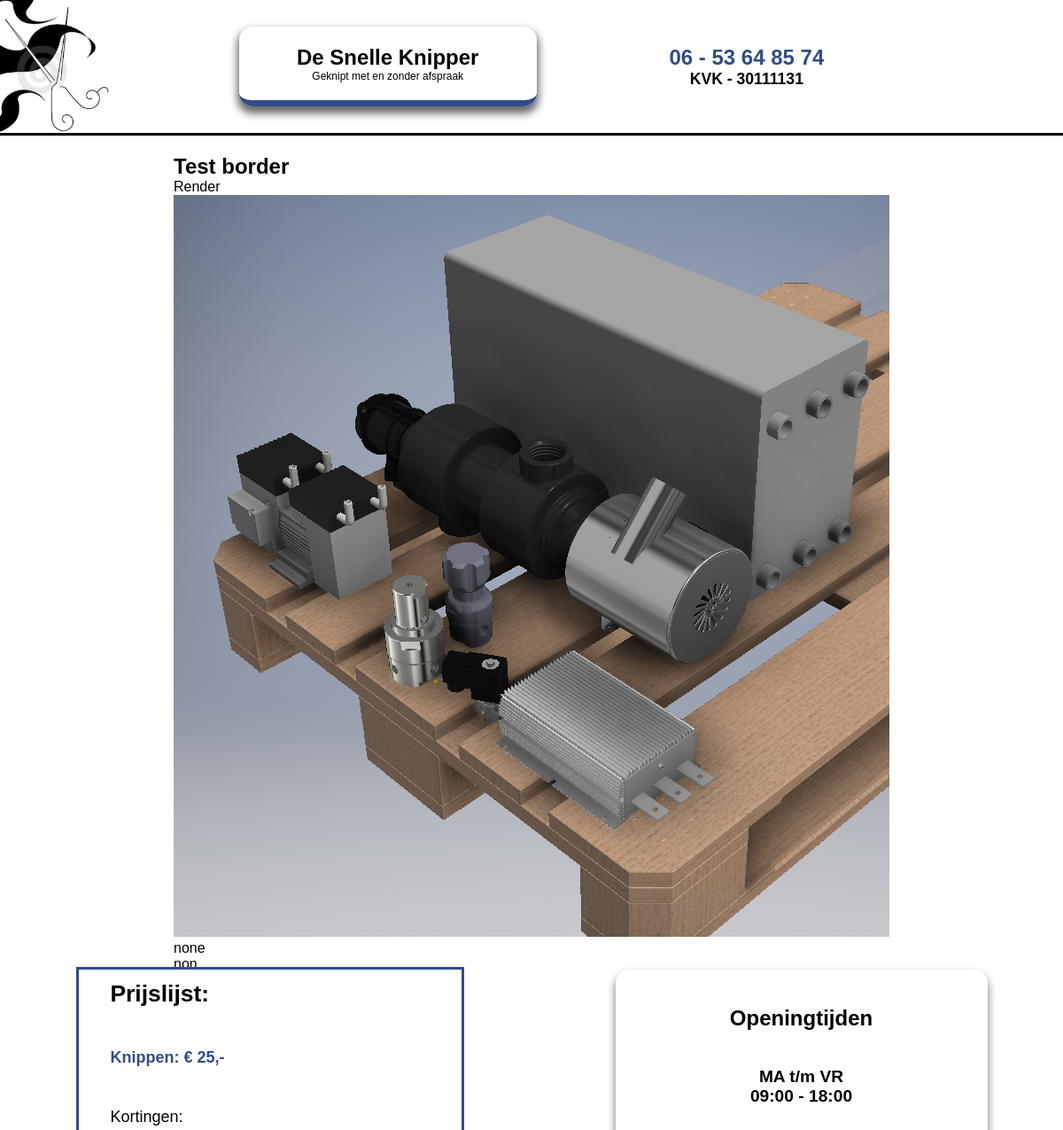
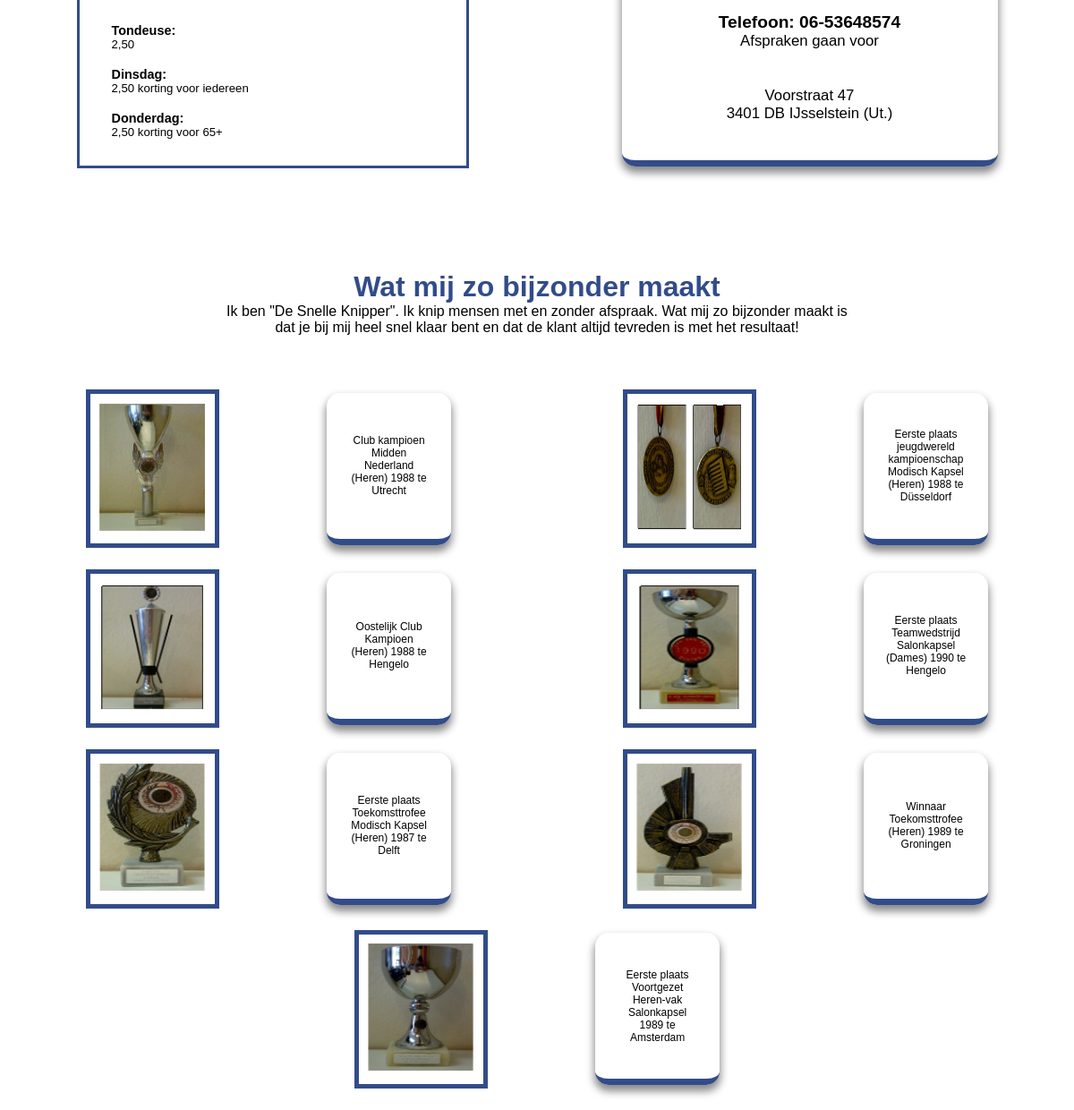
/, run on an earlier commit of the app's database (2 pictures, top to bottom).
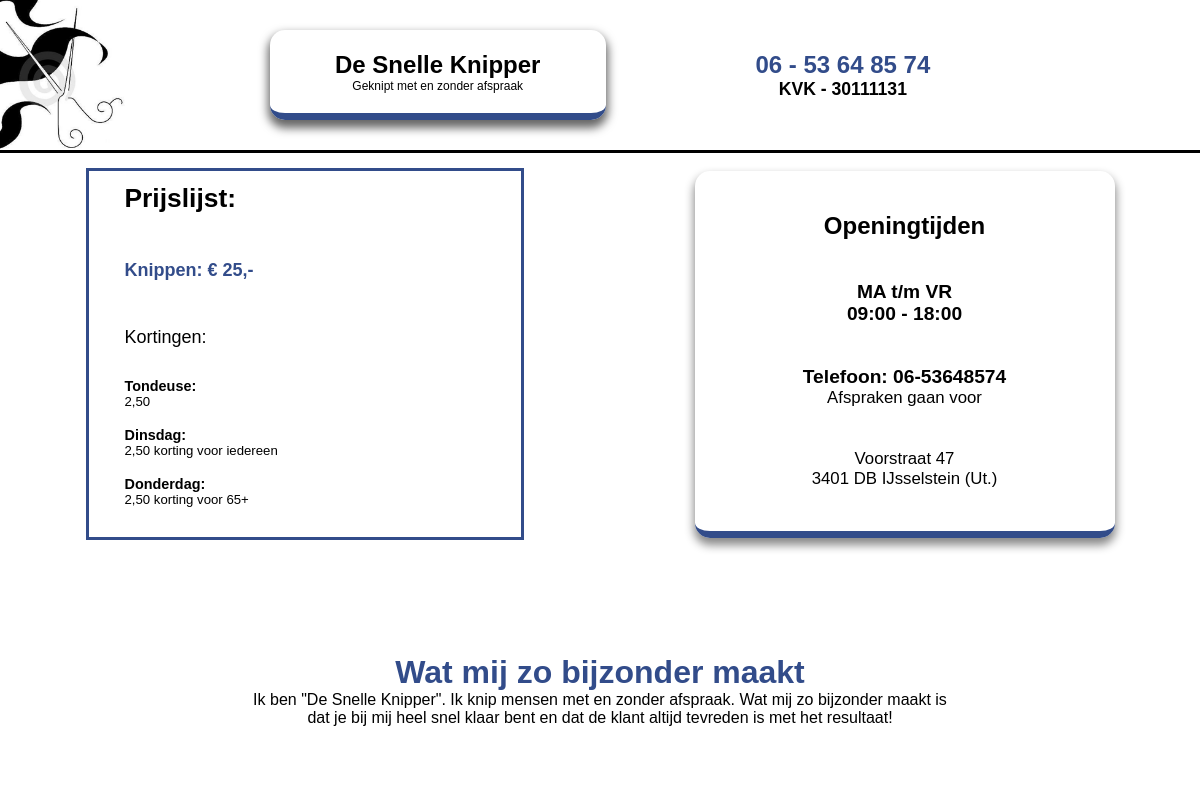
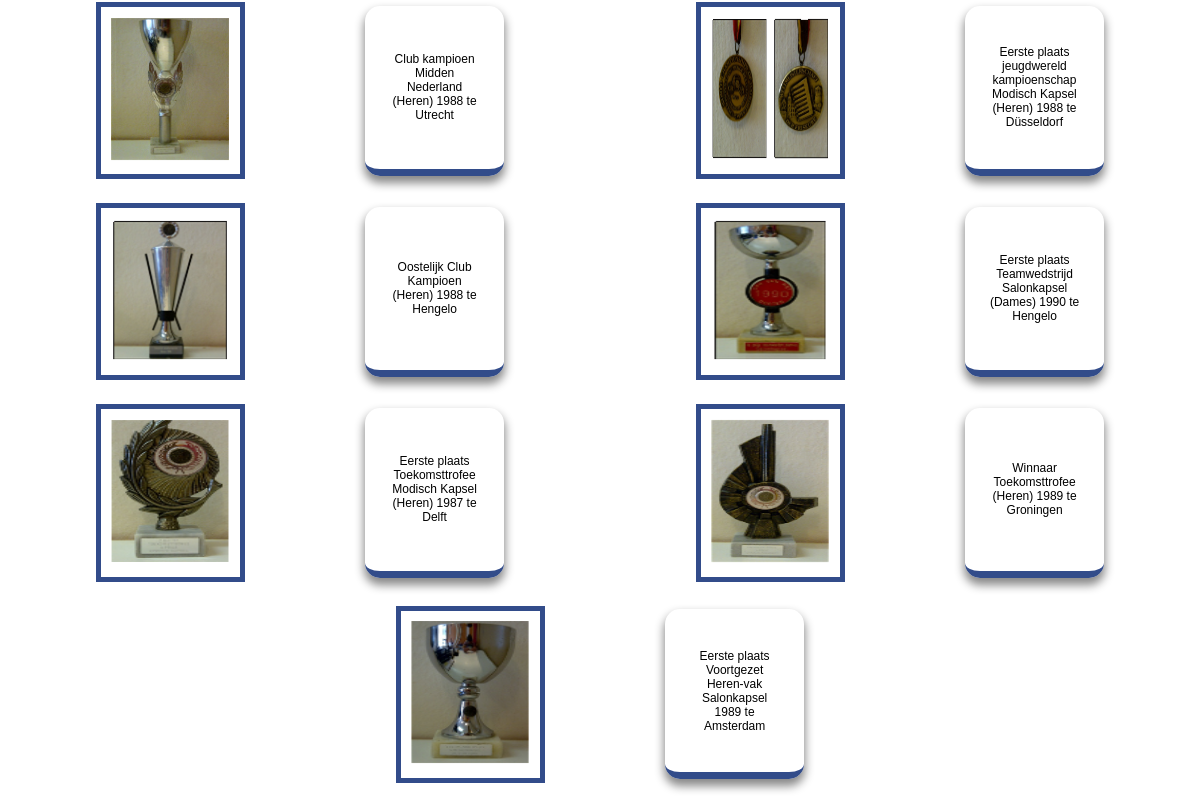
And on a later commit of the database (2 pictures, top to bottom).
### Sitemanager/models.py (models this page shows, shortened)
class newsBlocks(models.Model):
    styleChoises = {
        ('Rood', 'Rood'),
        ('Groen', 'Groen'),
        ('Blauw', 'Blauw'),
        ('Geen', 'Geen'),
    }
    title = models.CharField(max_length=30)
    img = models.ImageField(upload_to="newsImages", default='none.png', null=True, blank=True)
    borderSelect = models.CharField(max_length=255, choices=styleChoises)
    alinea1 = models.TextField(max_length=150)
    alinea2 = models.TextField(max_length=150)
    alinea3 = models.TextField(max_length=150)
    class Meta:
        verbose_name_plural = "Niews blokken"

class mainPrice(models.Model):
    snipPrice = models.CharField(max_length=30)
    class Meta:
        verbose_name_plural = "Hoofdprijs gewone knipbeurt"

class salePrices(models.Model):
    saleName = models.CharField(max_length=30)
    salePrice = models.CharField(max_length=30)
    class Meta:
        verbose_name_plural = "Korting namen en prijzen"

### Frontend/views.py (the view)
# urls.py: path('', views.homeView, name="home"),
def homeView(request):
    knippie = mainPrice.objects.last()
    kortie = salePrices.objects.all()
    news = newsBlocks.objects.all()
    data = {
        'page': 'home.html',
        'mainPrice': knippie,
        'kortingen': kortie,
        'news': news,
    }
    return render(request, 'index.html', data)

### Templates/index.html (shortened to what this page needs)
{% load static %}
<!DOCTYPE html>
<html lang="en">
<head>
    <link rel="stylesheet" href="{% static 'CSS/index.css' %}">
</head>
<body>
    <header>
        <img src="{% static 'IMG/CornerLogo.png' %}" alt="CornerLogo">
        <div class="title">
            <h1>De Snelle Knipper</h1>
            <h3>Geknipt met en zonder afspraak</h3>
        </div>
        <div class="headInfo">
            <h2>06 - 53 64 85 74</h2>
            <p>KVK - 30111131</p>
        </div>
        <div class="blackline"></div>
    </header>
    {% include page %}
</body>
</html>

### Templates/home.html (shortened to what this page needs)
{% load static %}
<head>
    <link rel="stylesheet" href="{% static 'CSS/home.css' %}">
</head>
<main>
    <div class="newsRow">
        {% for item in news %}
            <div class="newsItem">
                <div class="title">
                    <h2>{{ item.title }}</h2>
                </div>
                <div class="alinea1">
                    <p>{{ item.alinea1 }}</p>
                </div>
                {% if not item.img == 'none.png' %}
                    <div class="image">
                        <img src="/media/{{ item.img }}" alt="newsIMG">
                    </div>
                {% endif %}
                <div class="alinea2">
                    <p>{{ item.alinea2 }}</p>
                </div>
                <div class="alinea3">
                    <p>{{ item.alinea3 }}</p>
                </div>
            </div>
        {% endfor %}
    </div>
    <div class="row1">
        <div class="tarievenBlock">
            <h1>Prijslijst:</h1>
            <div class="knipPrijs">
                <h2 style="color: #324c8a;">Knippen: &euro; {{ mainPrice.snipPrice }}</h2>
                <br>
                <br>
                <br>
            </div>
            <h2 style="font-weight: 100;">Kortingen:</h2>
            <div class="kortingen">
                {% for korting in kortingen %}
                <div class="Korting">
                    <h3>{{ korting.saleName }}:</h3>
                    <p>{{ korting.salePrice }}</p>
                    <br>
                </div>
                {% endfor %}
            </div>
        </div>
        <div class="infoBlock">
            <h1>Openingtijden</h1>
            <div class="openingstijden">
                <h2>MA t/m VR</h2>
                <h2>09:00 - 18:00</h2>
            </div>
            <div class="toevoeging">
                <h2>Telefoon: 06-53648574</h2>
                <p>Afspraken gaan voor</p>
            </div>
            <div class="locatie">
                <p>Voorstraat 47</p>
                <p>3401 DB IJsselstein (Ut.)</p>
            </div>
        </div>
    </div>
    <div class="row2">
        <div class="introBox">
            <h1>Wat mij zo bijzonder maakt</h1>
            <p>
                Ik ben "De Snelle Knipper". Ik knip mensen
                met en zonder afspraak. Wat mij zo bijzonder
                maakt is dat je bij mij heel snel klaar bent
                en dat de klant altijd tevreden is met het
                resultaat!
            </p>
        </div>
        <div class="cards">
            <div class="cardBox">
                <div class="card">
                    <div class="box">
                        <img src="{% static 'IMG/ClubKampioenMiddenNederland.png' %}">
                    </div>
                    <div class="float">
                        <h4>Club kampioen Midden Nederland (Heren) 1988 te Utrecht</h4>
                    </div>
                </div>
                <div class="card">
                    <div class="box">
                        <img src="{% static 'IMG/JeugdWerledKammpioenschap.png' %}" style="width: 4.8vw;">
                        <img src="{% static 'IMG/JeugdWereldKampioenschap2.png' %}" style="width: 4.8vw;">
                    </div>
                    <div class="float">
                        <h4>Eerste plaats jeugdwereld kampioenschap Modisch Kapsel (Heren) 1988 te Düsseldorf</h4>
                    </div>
                </div>
            </div>
            <div class="cardBox">
                <div class="card">
                    <div class="box">
                        <img src="{% static 'IMG/OostelijkClubKampioen.png' %}">
                    </div>
                    <div class="float">
                        <h4>Oostelijk Club Kampioen (Heren) 1988 te Hengelo</h4>
                    </div>
                </div>
                <div class="card">
                    <div class="box">
                        <img src="{% static 'IMG/TeamWdstrijdSalonkapsel.png' %}">
                    </div>
                    <div class="float">
                        <h4>Eerste plaats Teamwedstrijd Salonkapsel (Dames) 1990 te Hengelo</h4>
                    </div>
                </div>
            </div>
            <div class="cardBox">
                <div class="card">
                    <div class="box">
                        <img src="{% static 'IMG/ToekomsttrofeeDelft.png' %}">
                    </div>
                    <div class="float">
                        <h4>Eerste plaats Toekomsttrofee Modisch Kapsel (Heren) 1987 te Delft</h4>
                    </div>
                </div>
                <div class="card">
                    <div class="box">
                        <img src="{% static 'IMG/ToekomsttrofeeGroningen.png' %}">
                    </div>
                    <div class="float">
                        <h4>Winnaar Toekomsttrofee (Heren) 1989 te Groningen</h4>
                    </div>
                </div>
            </div>
            <div class="cardBox">
                <div class="card">
                    <div class="box">
                        <img src="{% static 'IMG/VoortgezetHerenVakSalonKapsel.png' %}">
                    </div>
                    <div class="float">
                        <h4>Eerste plaats Voortgezet Heren-vak Salonkapsel 1989 te Amsterdam</h4>
                    </div>
                </div>
            </div>
        </div>
    </div>
</main>

### Static/CSS/index.css (style rules this page uses)
* { margin: 0; padding: 0; font-family: Verdana, Geneva, Tahoma, sans-serif; }
@media (min-width: 800px) { header img { position: absolute; top: 0; left: 0; height: 150px; } }
@media (min-width: 800px) { header { height: 150px; width: 80%; margin-left: 10%; display: flex; align-items: center; justify-content: space-evenly; } }
@media (min-width: 800px) { header h1 { font-size: 2vw; font-weight: 900; } }
@media (min-width: 800px) { header h3 { font-size: 1vw; font-weight: 200; } }
@media (min-width: 800px) { header .title { width: 35%; height: 55%; text-align: center; font-weight: 500; display: flex; align-items: center; justify-content: center; flex-direction: column; border-bottom: solid 7px #324c8a; border-radius: 15px; box-shadow: 0px 6px 10px 2px #666666; } }
@media (min-width: 800px) { .headInfo p { text-align: center; font-size: 110%; font-weight: 600; } }
@media (min-width: 800px) { header h2 { font-size: 150%; color: #324c8a; } }
@media (min-width: 800px) { .blackline { position: absolute; top: 150px; left: 0; height: 24%; height: 3px; width: 100%; background: black; } }

### Static/CSS/home.css (style rules this page uses)
@media (min-width: 800px) { .row1 { height: 30vw; width: 100%; display: flex; align-items: center; justify-content: space-around; margin-bottom: 10vw; } }
@media (min-width: 800px) { .infoBlock { width: 35%; height: 100%; text-align: center; font-weight: 500; display: flex; align-items: center; justify-content: space-evenly; flex-direction: column; border-bottom: solid 7px #324c8a; border-radius: 15px; box-shadow: 0px 6px 10px 1px #888888; } }
@media (min-width: 800px) { .infoBlock h1 { font-size: 2vw; } }
@media (min-width: 800px) { .infoBlock h2 { font-size: 1.6vw; } }
@media (min-width: 800px) { .infoBlock p { font-size: 1.4vw; } }
@media (min-width: 800px) { .tarievenBlock { width: 30%; height: 95%; text-align: left; font-weight: 500; display: flex; align-items: flex-start; justify-content: space-between; flex-direction: column; border: solid 3px #324c8a; padding-left: 3%; padding-right: 3%; padding-top: 1%; padding-bottom: 1%; } }
@media (min-width: 800px) { .tarievenBlock h1 { font-size: 2.2vw; } }
@media (min-width: 800px) { .knipPrijs { display: flex; align-items: center; justify-content: space-between; width: 100%; } }
@media (min-width: 800px) { .tarievenBlock h2 { font-size: 1.5vw; } }
@media (min-width: 800px) { .tarievenBlock h3 { font-size: 1.2vw; } }
@media (min-width: 800px) { .tarievenBlock p { font-size: 1.1vw; } }
@media (min-width: 800px) { .row2 { width: 100%; font-weight: 500; display: flex; align-items: center; justify-content: space-between; flex-direction: column; border-radius: 45px; } }
@media (min-width: 800px) { .introBox { width: 60%; text-align: center; margin-bottom: 5%; } }
@media (min-width: 800px) { .introBox h1 { color: #324c8a; } }
@media (min-width: 800px) { .cards { display: flex; align-items: center; justify-content: space-between; flex-direction: column; width: 100%; } }
@media (min-width: 800px) { .cardBox { width: 100%; display: flex; align-items: center; justify-content: space-evenly; margin-bottom: 2vw; } }
@media (min-width: 800px) { .card { display: flex; align-items: center; justify-content: center; width: 50%; } }
@media (min-width: 800px) { .box { border: solid 5px #324c8a; padding: 0.8vw; margin-right: 10vw; } }
@media (min-width: 800px) { .box img { height: 12vw; width: 10vw; } }
@media (min-width: 800px) { .float { height: 12vw; width: 10vw; padding: 0.8vw; border-bottom: solid 7px #324c8a; border-radius: 15px; box-shadow: 0px 6px 10px 1px #888888; display: flex; align-items: center; justify-content: center; text-align: center } }
@media (min-width: 800px) { .float h4 { width: 75%; font-weight: 100; font-size: 1vw; } }

What changed in the data, as far as the page shows it:
removed newsBlocks: title "Test border", alinea1 "Render", img (picture), alinea2 "none", alinea3 "non"
